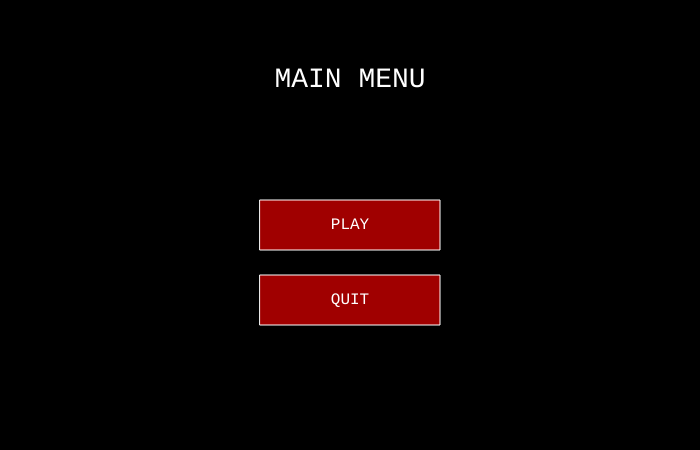
Frame 1 (no input)
Frame 60 (no input): identical to frame 1, image omitted
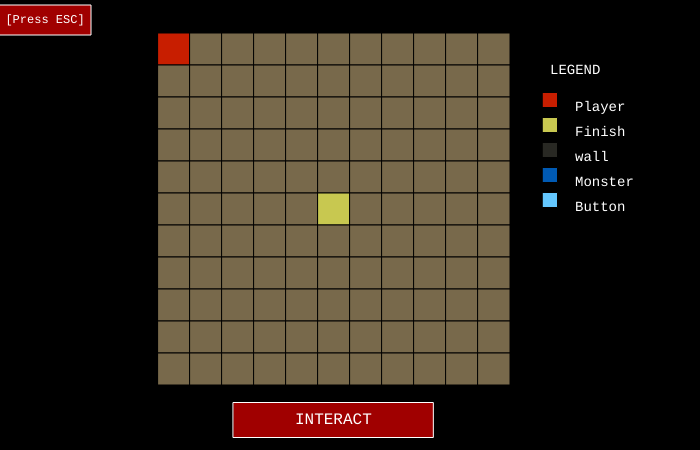
Frame 120 (the mouse pressed at the canvas centre since frame 60)

The p5.js sketch that drew these frames (run headless with seeded random() and noise() and a simulated clock; from frame 60 on, the mouse is pressed at the canvas centre):

// p5.js sketch
// ── sketch.js
let gameState = "menu";
let controllerState = "map";
let hp = 3;
press = true;

// ===== PLAYER VARIABLES =====
let px = 0;
let py = 0;
// ===== Finish Variables =====
let fx = 5;
let fy = 5;
// // ===== Enemy Variables =====
let mx = 10;
let my = 0;
// ===== Button Variables =====
let bx = 9;
let by = 19;

let distx = 0;
let disty = 0;

// ===== MAP =====
let gridSize = 11;
let cellSize = 32;
let grid = [];
let level = 1;

// ===== START MENU BUTTONS =====
let playBtn = { x: 350, y: 225, w: 180, h: 50 };
let quitBtn = { x: 350, y: 300, w: 180, h: 50 };
let interactBtn = { x: 700 / 2.05, y: 450 - 30, w: 200, h: 35 };
let LkeyBtn = { x: 230, y: 260, w: 130, h: 50 };
let RkeyBtn = { x: 430, y: 260, w: 130, h: 50 };
let UkeyBtn = { x: 330, y: 190, w: 130, h: 50 };
let DkeyBtn = { x: 330, y: 330, w: 130, h: 50 };

// ===== PAUSE FUNCTION =====
let isPaused = false;

// ===== GAME =====
function setup() {
  createCanvas(700, 450); // wider for legend
  textFont("monospace");
  textAlign(CENTER, CENTER);
}

function draw() {
  background(0);

  if (hp == 0) {
    gameState = "quit";
  }

  if (level == 5) {
    gameState = "win";
  }

  if (gameState === "menu") {
    drawMenu();
  } else if (gameState === "game") {
    drawESC();
    drawInteract();
    drawGrid();

    if (level > 2) {
      distx = px - mx;
      disty = py - my;
      monsterAI();
    }

    if (controllerState == "interact") {
      drawController();
      drawCoordinates();
      drawDpad();
      if (px == bx && py == by) {
        press = true;
      }

      if (press == true && px == fx && py == fy) {
        level = level + 1;
        if (level == 2) {
          px = 5;
          py = 0;
        }
        if (level == 3) {
          px = 1;
          py = 5;
          mx = 1;
          my = 3;
        }
        if (level == 4) {
          px = 1;
          py = 8;
          mx = 1;
          my = 1;
          bx = 9;
          by = 9;
          press = false;
        }
        controllerState = "map";
      }
      if (level > 2 && px == mx && py == my) {
        hp = hp - 1;
        if (level == 3) {
          px = 1;
          py = 5;
          mx = 1;
          my = 3;
        }
        controllerState = "map";
      }
    } else if (controllerState == "map") {
      generateMap();
      drawLegend();
    }

    if (isPaused) {
      drawPauseOverlay();
    }
  } else if (gameState === "quit") {
    drawQuitScreen();
    noLoop();
  }

  if (gameState == "win") {
    drawWinScreen();
    noLoop();
  }
}

// ===== START MENU =====
function drawMenu() {
  fill(255);
  textSize(28);
  text("MAIN MENU", width / 2, 80);

  drawMenuButton(playBtn, "PLAY");
  drawMenuButton(quitBtn, "QUIT");
}

function drawMenuButton(btn, label) {
  rectMode(CENTER);

  fill(160, 0, 0);
  stroke(255);
  rect(btn.x, btn.y, btn.w, btn.h);

  noStroke();
  fill(255);
  textSize(16);
  text(label, btn.x, btn.y);
}

function isInside(btn) {
  return (
    mouseX > btn.x - btn.w / 2 &&
    mouseX < btn.x + btn.w / 2 &&
    mouseY > btn.y - btn.h / 2 &&
    mouseY < btn.y + btn.h / 2
  );
}

// ===== START GAME =====
function startGame() {
  generateMap();
  isPaused = false;
  gameState = "game";
}

// ===== KEY INPUT =====
function keyPressed() {
  if (gameState === "game") {
    if (keyCode === ESCAPE) {
      isPaused = true;
      return false;
    }

    if (key === " " && isPaused) {
      isPaused = false;
    }
  }
}

// ===== MAP GENERATION =====
function generateMap(type) {
  // clear grid
  for (let y = 0; y < gridSize; y++) {
    grid[y] = [];
    for (let x = 0; x < gridSize; x++) {
      grid[y][x] = "empty";
    }
  }

  grid[py][px] = "player";
  grid[fy][fx] = "finish";

  if (level === 2) {
    fx = 5;
    fy = 10;
    grid[4][4] = "wall";
    grid[4][5] = "wall";
    grid[4][6] = "wall";
    grid[5][4] = "wall";
    grid[5][5] = "wall";
    grid[5][6] = "wall";
    grid[6][4] = "wall";
    grid[6][5] = "wall";
    grid[6][6] = "wall";
  }

  if (level === 3) {
    fx = 1;
    fy = 1;
    grid[3][3] = "wall";
    grid[3][4] = "wall";
    grid[3][5] = "wall";
    grid[3][6] = "wall";
    grid[3][7] = "wall";
    grid[4][3] = "wall";
    grid[4][4] = "wall";
    grid[4][5] = "wall";
    grid[4][6] = "wall";
    grid[4][7] = "wall";
    grid[5][3] = "wall";
    grid[5][4] = "wall";
    grid[5][5] = "wall";
    grid[5][6] = "wall";
    grid[5][7] = "wall";
    grid[6][3] = "wall";
    grid[6][4] = "wall";
    grid[6][5] = "wall";
    grid[6][6] = "wall";
    grid[6][7] = "wall";
    grid[7][3] = "wall";
    grid[7][4] = "wall";
    grid[7][5] = "wall";
    grid[7][6] = "wall";
    grid[7][7] = "wall";
    grid[my][mx] = "monster";
  }

  if (level === 4) {
    fx = 1;
    fy = 1;
    grid[3][3] = "wall";
    grid[3][4] = "wall";
    grid[3][5] = "wall";
    grid[3][6] = "wall";
    grid[3][7] = "wall";
    grid[4][3] = "wall";
    grid[4][4] = "wall";
    grid[4][5] = "wall";
    grid[4][6] = "wall";
    grid[4][7] = "wall";
    grid[5][3] = "wall";
    grid[5][4] = "wall";
    grid[5][5] = "wall";
    grid[5][6] = "wall";
    grid[5][7] = "wall";
    grid[6][3] = "wall";
    grid[6][4] = "wall";
    grid[6][5] = "wall";
    grid[6][6] = "wall";
    grid[6][7] = "wall";
    grid[7][3] = "wall";
    grid[7][4] = "wall";
    grid[7][5] = "wall";
    grid[7][6] = "wall";
    grid[7][7] = "wall";
    grid[my][mx] = "monster";
    grid[bx][by] = "button";
  }
}

// ===== DRAW GRID =====
function drawGrid() {
  let gridPixelSize = gridSize * cellSize;

  let offsetX = 350 - gridPixelSize / 2;
  let offsetY = height / 2 - gridPixelSize / 2;

  for (let y = 0; y < gridSize; y++) {
    for (let x = 0; x < gridSize; x++) {
      let tile = grid[y][x];

      let col = color(120, 105, 75);

      //determines which tile is which
      if (tile === "button") col = color(100, 200, 255);
      if (tile == "player") col = color(200, 30, 0);
      if (tile === "finish") col = color(200, 200, 80);
      if (tile === "wall") col = color(40, 40, 35);
      if (tile === "trap") col = color(150, 0, 150);
      if (tile === "monster") col = color(0, 90, 180);

      fill(col);
      stroke(0);

      rect(offsetX + x * cellSize, offsetY + y * cellSize, cellSize, cellSize);
    }
  }
}

// ===== CLICK =====
function mousePressed() {
  if (gameState === "menu") {
    if (isInside(playBtn)) {
      startGame();
    } else if (isInside(quitBtn)) {
      gameState = "quit";
    }
  }
  if (controllerState === "map") {
    if (isInside(interactBtn)) {
      controllerState = "interact";
    }
  } else if (controllerState === "interact") {
    if (isInside(DkeyBtn)) {
      if (level > 2) {
        if (grid[mx][my + 1] === "wall") {
          if (distx > 1) {
            mx = mx + 1;
            if (mx > 10) {
              mx = 10;
            }
          } else if (distx < 0) {
            mx = mx - 1;
            if (mx < 0) {
              mx = 0;
            }
          }
        } else {
          if (disty < 0) {
            my = my - 1;
            if (my < 0) {
              my = 0;
            }
          } else if (disty > -1) {
            my = my + 1;
            if (my > 10) {
              my = 10;
            }
          }
        }
      }

      if (grid[px][py + 1] === "wall") {
      } else {
        py = py + 1;
        if (py > 10) {
          py = 10;
        }
      }
    }
    if (isInside(RkeyBtn)) {
      if (level > 2) {
        if (grid[mx + 1][my] === "wall") {
          if (disty < 1) {
            my = my - 1;
            if (my < 0) {
              my = 0;
            }
          } else if (disty > 0) {
            my = my + 1;
            if (my > 10) {
              my = 10;
            }
          }
        } else {
          if (distx < 0) {
            mx = mx - 1;
            if (mx < 0) {
              mx = 0;
            }
          } else if (distx > -1) {
            mx = mx + 1;
            if (mx > 10) {
              mx = 10;
            }
          }
        }
      }
      if (grid[px + 1][py] === "wall") {
      } else {
        px = px + 1;
        if (px > 10) {
          px = 10;
        }
      }
    }
    if (isInside(UkeyBtn)) {
      if (level > 2) {
        if (grid[mx][my - 1] === "wall") {
          if (distx > -1) {
            mx = mx + 1;
            if (mx > 10) {
              mx = 10;
            }
          } else if (distx < 0) {
            mx = mx - 1;
            if (mx < 0) {
              mx = 0;
            }
          }
        } else {
          if (disty > 0) {
            my = my + 1;
            if (my > 10) {
              my = 10;
            }
          } else if (disty < 1) {
            my = my - 1;
            if (my < 0) {
              my = 0;
            }
          }
        }
      }
      if (grid[px][py - 1] === "wall") {
      } else {
        py = py - 1;
        if (py < 0) {
          py = 0;
        }
      }
    }
    if (isInside(LkeyBtn)) {
      if (level > 2) {
        if (grid[mx - 1][my] === "wall") {
          if (disty > -1) {
            my = my + 1;
            if (my > 10) {
              my = 10;
            }
          } else if (disty < 0) {
            my = my - 1;
            if (my < 0) {
              my = 0;
            }
          }
        } else {
          if (distx > 0) {
            mx = mx + 1;
            if (mx > 10) {
              mx = 10;
            }
          } else if (distx < 1) {
            mx = mx - 1;
            if (mx < 0) {
              mx = 0;
            }
          }
        }
      }
      if (grid[px - 1][py] === "wall") {
      } else {
        px = px - 1;
        if (px < 0) {
          px = 0;
        }
      }
    }
    if (isInside(interactBtn)) {
      controllerState = "map";
    }
  }
}

// ===== LEGEND =====
function drawLegend() {
  let x = 550;
  let y = 100;

  textAlign(LEFT, CENTER);
  textSize(14);
  fill(255);
  text("LEGEND", x, y - 30);

  drawLegendItem(x, y, color(200, 30, 0), "Player");
  drawLegendItem(x, y + 25, color(200, 200, 80), "Finish");
  drawLegendItem(x, y + 50, color(40, 40, 35), "wall");
  drawLegendItem(x, y + 100, color(100, 200, 255), "Button");
  drawLegendItem(x, y + 75, color(0, 90, 180), "Monster");
  // drawLegendItem(x, y + 125, color(150, 0, 150), "Trap");
}

function drawLegendItem(x, y, col, label) {
  fill(col);
  rect(x, y, 15, 15);
  fill(255);
  text(label, x + 25, y + 7);
}

// ===== UI (UNCHANGED) =====
// ===== ESCAPE KEY =====
function drawESC() {
  fill(160, 0, 0);
  stroke(255);
  rect(45, 20, 92, 30);

  noStroke();
  fill(255);
  textSize(12);
  textAlign(CENTER);
  text("[Press ESC]", 45, 20);
}

// ===== INTERACTION =====
function drawInteract() {
  rectMode(CENTER);

  fill(160, 0, 0);
  stroke(255);
  rect(width / 2.1, height - 30, 200, 35);

  noStroke();
  fill(255);
  textSize(16);
  text("INTERACT", width / 2.1, height - 30);

  if (isInside(interactBtn) && mouseIsPressed) {
    fill(100, 0, 0);
    stroke(150);
    rect(width / 2.1, height - 30, 200, 35);

    noStroke();
    fill(150);
    textSize(16);
    text("INTERACT", width / 2.1, height - 30);
  }
}

// ===== KEYBOARD =====
function drawDpad() {
  let margin = 30;
  let cx = 330;
  let cy = 260;
  let xgap = 100;
  let ygap = 70;
  drawKey(cx, cy - ygap, "↑");
  drawKey(cx, cy + ygap, "↓");
  drawKey(cx - xgap, cy, "←");
  drawKey(cx + xgap, cy, "→");
}

function drawKey(x, y, label) {
  rectMode(CENTER);

  fill(30);
  stroke(255);
  rect(x, y, 130, 50);

  noStroke();
  fill(255);
  textSize(20);
  text(label, x, y + 2);

  if (isInside(UkeyBtn) && mouseIsPressed) {
    fill(10);
    stroke(150);
    rect(330, 190, 130, 50);

    noStroke();
    fill(150);
    textSize(20);
    text("↑", 330, 190);
  }

  if (isInside(DkeyBtn) && mouseIsPressed) {
    fill(10);
    stroke(150);
    rect(330, 330, 130, 50);

    noStroke();
    fill(150);
    textSize(20);
    text("↓", 330, 330);
  }

  if (isInside(LkeyBtn) && mouseIsPressed) {
    fill(10);
    stroke(150);
    rect(230, 260, 130, 50);

    noStroke();
    fill(150);
    textSize(20);
    text("←", 230, 260);
  }

  if (isInside(RkeyBtn) && mouseIsPressed) {
    fill(10);
    stroke(150);
    rect(430, 260, 130, 50);

    noStroke();
    fill(150);
    textSize(20);
    text("→", 430, 260);
  }
}

function drawController() {
  fill(160, 0, 0);
  stroke(255);
  rect(330, 210, 450, 355);
}

// ===== CONTROLLER =====
function drawCoordinates() {
  rectMode(CENTER);

  fill(0);
  stroke(55);
  rect(330, 115, 220, 60);

  noStroke();
  fill(255);
  textSize(20);
  textAlign(CENTER);
  text(`${hp} HP [${px},${py}] Lv${level}`, 330, 115);
}

function monsterAI() {
  if (isInside(DkeyBtn) && mouseIsPressed) {
  }
}

// ===== PAUSE =====
function drawPauseOverlay() {
  textAlign(LEFT);
  fill(0, 250);
  rect(350, 230, width, height);

  fill(255);
  textSize(24);
  text("PAUSED", width / 2.35, height / 3);

  textSize(14);
  text("Press SPACE to resume", width / 2.75, height / 2.75 + 30);
}

// ===== QUIT =====
function drawQuitScreen() {
  fill(255);
  textSize(20);
  text("GAME OVER", width / 2, height / 2);
}

// ===== WIN =====
function drawWinScreen() {
  fill(255);
  textSize(20);
  text("YOU WIN!", width / 2, height / 2);
}

// ── style.css
html, body {
  margin: 0;
  padding: 0;
  text-align: center;
  color: whitesmoke;
  background-color: rgb(68, 13, 4);
}
canvas {
  margin: auto;
  display: block;
}
